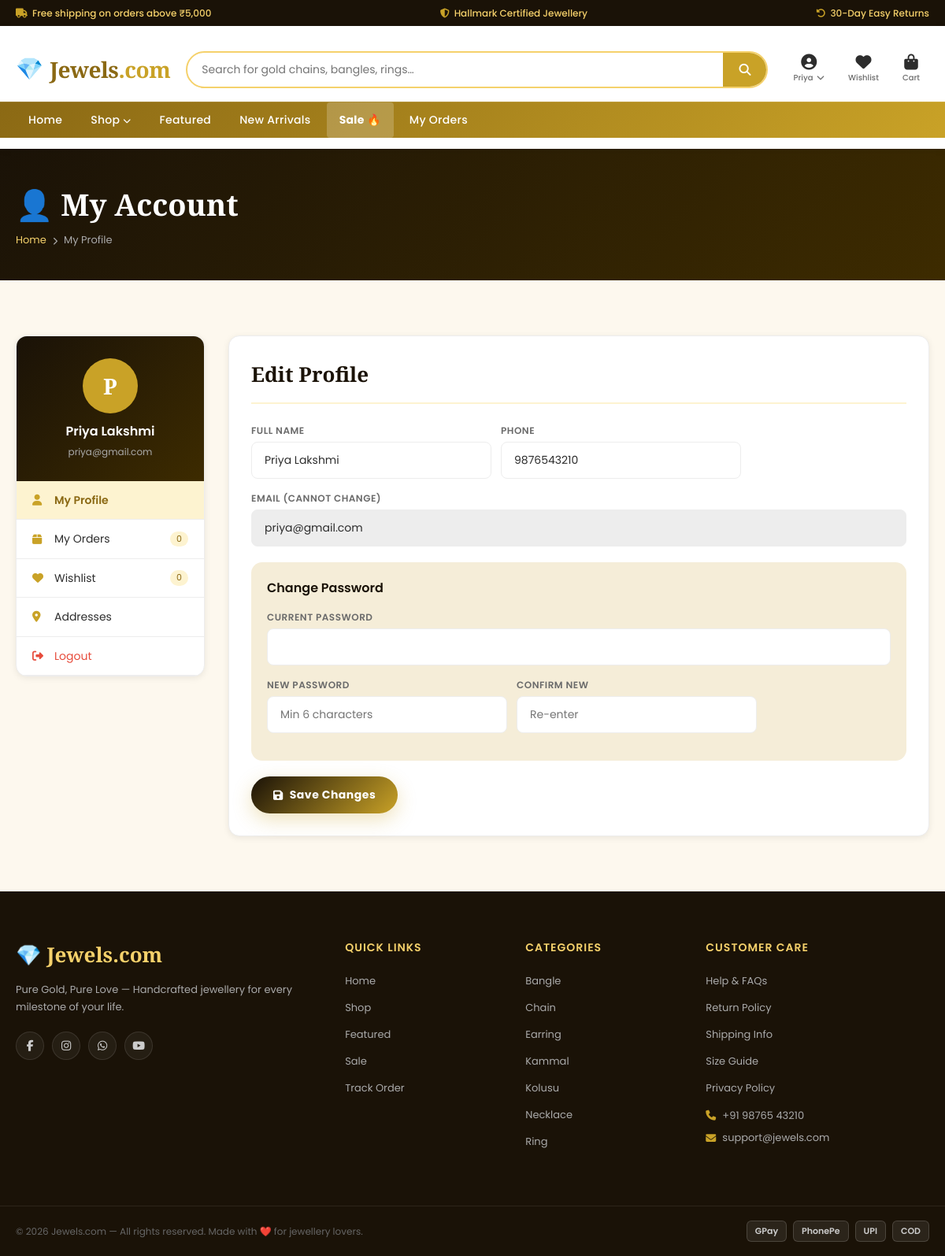
The app's page /profile.php (signed in) with its own data.
### tables this page shows
CREATE TABLE IF NOT EXISTS users (
  id INT AUTO_INCREMENT PRIMARY KEY,
  name VARCHAR(100) NOT NULL,
  email VARCHAR(150) NOT NULL UNIQUE,
  phone VARCHAR(15),
  password VARCHAR(255) NOT NULL,
  avatar VARCHAR(255) DEFAULT NULL,
  is_active TINYINT(1) DEFAULT 1,
  created_at TIMESTAMP DEFAULT CURRENT_TIMESTAMP
);

CREATE TABLE IF NOT EXISTS categories (
  id INT AUTO_INCREMENT PRIMARY KEY,
  name VARCHAR(100) NOT NULL,
  slug VARCHAR(120) NOT NULL UNIQUE,
  description TEXT,
  image VARCHAR(255),
  is_active TINYINT(1) DEFAULT 1,
  created_at TIMESTAMP DEFAULT CURRENT_TIMESTAMP
);

### includes/functions.php (called while the page is built, shortened)
<?php
function isLoggedIn() {
    return isset($_SESSION['user_id']);
}
function currentUser() {
    return $_SESSION['user'] ?? null;
}
function safeHtml($str) {
    return htmlspecialchars((string)$str, ENT_QUOTES, 'UTF-8');
}

### profile.php (the view, shortened to what this page needs)
<?php
require_once 'includes/db.php';
require_once 'includes/functions.php';
$user = $pdo->prepare("SELECT * FROM users WHERE id=?");
$user->execute([$_SESSION['user_id']]);
$user = $user->fetch();
$cntO = $pdo->prepare("SELECT COUNT(*) FROM orders WHERE user_id=?"); $cntO->execute([$_SESSION['user_id']]); $orderCount = (int)$cntO->fetchColumn();
$cntW = $pdo->prepare("SELECT COUNT(*) FROM wishlist WHERE user_id=?"); $cntW->execute([$_SESSION['user_id']]); $wishCount = (int)$cntW->fetchColumn();
include 'includes/header.php';
?>
<div class="page-header">
  <div class="container">
    <h1>👤 My Account</h1>
    <div class="breadcrumb"><a href="index.php">Home</a> <i class="fas fa-chevron-right"></i> <span>My Profile</span></div>
  </div>
</div>
<section class="section">
  <div class="container">
    <div class="profile-layout">
      <div class="profile-sidebar">
        <div class="profile-avatar-section">
          <div class="profile-avatar"><?= mb_substr($user['name'],0,1) ?></div>
          <div class="profile-uname"><?= safeHtml($user['name']) ?></div>
          <div class="profile-email"><?= safeHtml($user['email']) ?></div>
        </div>
        <nav class="sidebar-nav">
          <a href="profile.php" class="active"><i class="fas fa-user"></i> My Profile</a>
          <a href="my-orders.php"><i class="fas fa-box"></i> My Orders <span style="background:var(--gold-pale);color:var(--gold-dark);border-radius:50px;padding:1px 8px;font-size:11px;margin-left:auto;"><?= $orderCount ?></span></a>
          <a href="wishlist.php"><i class="fas fa-heart"></i> Wishlist <span style="background:var(--gold-pale);color:var(--gold-dark);border-radius:50px;padding:1px 8px;font-size:11px;margin-left:auto;"><?= $wishCount ?></span></a>
          <a href="addresses.php"><i class="fas fa-location-dot"></i> Addresses</a>
          <a href="logout.php" style="color:var(--red);"><i class="fas fa-sign-out-alt" style="color:var(--red);"></i> Logout</a>
        </nav>
      </div>
      <div class="profile-content">
        <h2>Edit Profile</h2>
        <form method="POST">
          <div class="form-row">
            <div class="form-group"><label>Full Name</label><input type="text" name="name" value="<?= safeHtml($user['name']) ?>" required/></div>
            <div class="form-group"><label>Phone</label><input type="tel" name="phone" value="<?= safeHtml($user['phone'] ?? '') ?>"/></div>
          </div>
          <div class="form-group"><label>Email (cannot change)</label><input type="email" value="<?= safeHtml($user['email']) ?>" readonly style="background:var(--gray-light);cursor:not-allowed;"/></div>
          <div style="padding:20px;background:var(--ivory-dark);border-radius:var(--radius-md);margin:20px 0;">
            <h3 style="font-size:16px;font-weight:600;color:var(--dark);margin-bottom:14px;">Change Password</h3>
            <div class="form-group"><label>Current Password</label><input type="password" name="current_password"/></div>
            <div class="form-row">
              <div class="form-group"><label>New Password</label><input type="password" name="new_password" placeholder="Min 6 characters"/></div>
              <div class="form-group"><label>Confirm New</label><input type="password" name="confirm_password" placeholder="Re-enter"/></div>
            </div>
          </div>
          <button type="submit" class="btn btn-gold"><i class="fas fa-save"></i> Save Changes</button>
        </form>
      </div>
    </div>
  </div>
</section>
<?php include 'includes/footer.php'; ?>

### includes/header.php (shortened to what this page needs)
<?php
require_once __DIR__ . '/db.php';
require_once __DIR__ . '/functions.php';
$_navCategories = $pdo->query("SELECT name, slug FROM categories WHERE is_active=1 ORDER BY name")->fetchAll();
?>
<!DOCTYPE html>
<html lang="en">
<head>
  <link rel="stylesheet" href="https://cdnjs.cloudflare.com/ajax/libs/font-awesome/6.5.0/css/all.min.css"/>
  <link rel="stylesheet" href="<?= SITE_URL ?>/css/style.css"/>
</head>
<body>
<div class="topbar">
  <div class="topbar-inner container">
    <span><i class="fas fa-truck"></i> Free shipping on orders above ₹5,000</span>
    <span><i class="fas fa-shield-halved"></i> Hallmark Certified Jewellery</span>
    <span><i class="fas fa-rotate-left"></i> 30-Day Easy Returns</span>
  </div>
</div>
<header class="site-header" id="siteHeader">
  <div class="header-inner container">
    <a href="<?= SITE_URL ?>/" class="logo">
      <span class="logo-gem">💎</span>
      <span class="logo-text">Jewels<span class="logo-dot">.com</span></span>
    </a>
    <form class="header-search" action="<?= SITE_URL ?>/shop.php" method="GET">
      <input type="text" name="q" placeholder="Search for gold chains, bangles, rings…" value="<?= safeHtml($_GET['q'] ?? '') ?>"/>
      <button type="submit"><i class="fas fa-search"></i></button>
    </form>
    <div class="header-icons">
      <?php if (isLoggedIn()): ?>
        <div class="hicon-dropdown">
          <a href="<?= SITE_URL ?>/profile.php" class="hicon" title="My Account">
            <i class="fas fa-user-circle"></i>
            <span class="hicon-label"><?= safeHtml(explode(' ', currentUser()['name'])[0]) ?> <i class="fas fa-chevron-down" style="font-size:10px;margin-left:2px;"></i></span>
          </a>
        </div>
      <?php endif; ?>
      <a href="<?= SITE_URL ?>/wishlist.php" class="hicon" title="Wishlist">
        <i class="fas fa-heart"></i>
        <span class="hicon-label">Wishlist</span>
      </a>
      <a href="<?= SITE_URL ?>/cart.php" class="hicon" title="Cart">
        <i class="fas fa-shopping-bag"></i>
        <span class="hicon-label">Cart</span>
      </a>
    </div>
  </div>
  <nav class="site-nav" id="siteNav">
    <div class="nav-inner container">
      <a href="<?= SITE_URL ?>/" class="nav-link">Home</a>
      <div class="nav-dropdown">
        <a href="<?= SITE_URL ?>/shop.php" class="nav-link">Shop <i class="fas fa-chevron-down" style="font-size:10px;"></i></a>
      </div>
      <a href="<?= SITE_URL ?>/shop.php?filter=featured" class="nav-link">Featured</a>
      <a href="<?= SITE_URL ?>/shop.php?filter=new" class="nav-link">New Arrivals</a>
      <a href="<?= SITE_URL ?>/shop.php?filter=sale" class="nav-link nav-sale">Sale 🔥</a>
      <?php if (isLoggedIn()): ?>
        <a href="<?= SITE_URL ?>/my-orders.php" class="nav-link">My Orders</a>
      <?php endif; ?>
    </div>
  </nav>
</header>
<main>

### includes/footer.php (shortened to what this page needs)
</main>
<footer class="site-footer">
  <div class="footer-top container">
    <div class="footer-col">
      <div class="footer-logo">💎 Jewels.com</div>
      <p class="footer-tagline">Pure Gold, Pure Love — Handcrafted jewellery for every milestone of your life.</p>
      <div class="footer-social">
        <a href="#" title="Facebook"><i class="fab fa-facebook-f"></i></a>
        <a href="#" title="Instagram"><i class="fab fa-instagram"></i></a>
        <a href="#" title="WhatsApp"><i class="fab fa-whatsapp"></i></a>
        <a href="#" title="YouTube"><i class="fab fa-youtube"></i></a>
      </div>
    </div>
    <div class="footer-col">
      <h4>Quick Links</h4>
      <ul>
        <li><a href="<?= SITE_URL ?>/">Home</a></li>
        <li><a href="<?= SITE_URL ?>/shop.php">Shop</a></li>
        <li><a href="<?= SITE_URL ?>/shop.php?filter=featured">Featured</a></li>
        <li><a href="<?= SITE_URL ?>/shop.php?filter=sale">Sale</a></li>
        <li><a href="<?= SITE_URL ?>/my-orders.php">Track Order</a></li>
      </ul>
    </div>
    <div class="footer-col">
      <h4>Categories</h4>
      <ul>
        <?php
        global $pdo;
        try {
            $cats = $pdo->query("SELECT name, slug FROM categories WHERE is_active=1 ORDER BY name")->fetchAll();
            foreach ($cats as $cat):
        ?>
        <li><a href="<?= SITE_URL ?>/category.php?slug=<?= $cat['slug'] ?>"><?= safeHtml($cat['name']) ?></a></li>
        <?php endforeach; } catch (Exception $e) {} ?>
      </ul>
    </div>
    <div class="footer-col">
      <h4>Customer Care</h4>
      <ul>
        <li><a href="#">Help & FAQs</a></li>
        <li><a href="#">Return Policy</a></li>
        <li><a href="#">Shipping Info</a></li>
        <li><a href="#">Size Guide</a></li>
        <li><a href="#">Privacy Policy</a></li>
      </ul>
      <div class="footer-contact">
        <p><i class="fas fa-phone"></i> +91 98765 43210</p>
        <p><i class="fas fa-envelope"></i> support@jewels.com</p>
      </div>
    </div>
  </div>
  <div class="footer-bottom container">
    <p>&copy; <?= date('Y') ?> Jewels.com — All rights reserved. Made with ❤️ for jewellery lovers.</p>
    <div class="payment-icons">
      <span>GPay</span><span>PhonePe</span><span>UPI</span><span>COD</span>
    </div>
  </div>
</footer>
</body>
</html>

### records on screen
users: name "Priya", name "P", name "Priya Lakshmi", email "priya@gmail.com", phone "9876543210"
categories: name "Bangle"
categories: name "Chain"
categories: name "Earring"
categories: name "Kammal"
categories: name "Kolusu"
categories: name "Necklace"
categories: name "Ring"

### other values on screen
$orderCount "0"
$wishCount "0"
